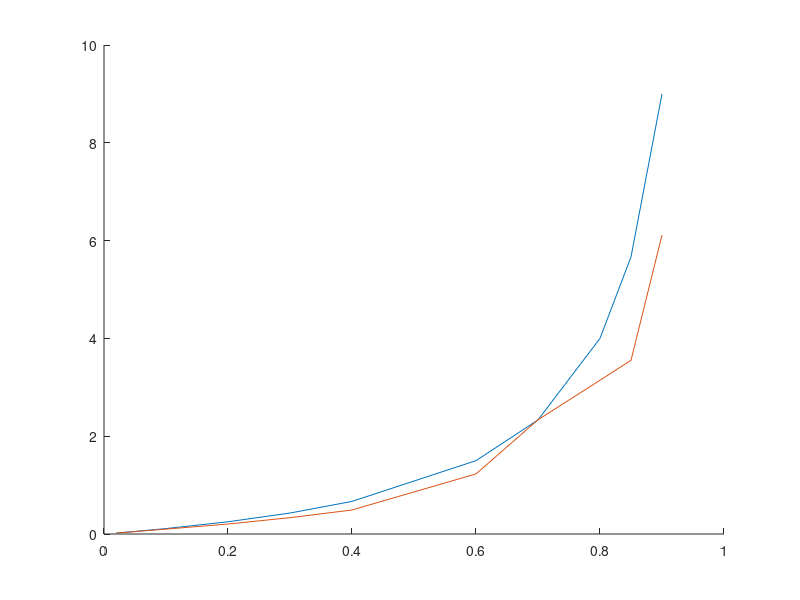

MATLAB code for this plot:
clear all 

W_medido = [
0.02
0.05
0.1
0.204
0.334
0.491
1.229
2.336
3.144
3.553
6.113
   ];

W_teorico = [
0.020408163
0.052631579
0.111111111
0.25
0.428571429
0.666666667
1.5
2.333333333
4
5.666666667
9
    ];

rho = [
0.02
0.05
0.1
0.2
0.3
0.4
0.6
0.7
0.8
0.85
0.9

    ];


hold on
plot(rho, W_teorico, '-');
plot(rho, W_medido);